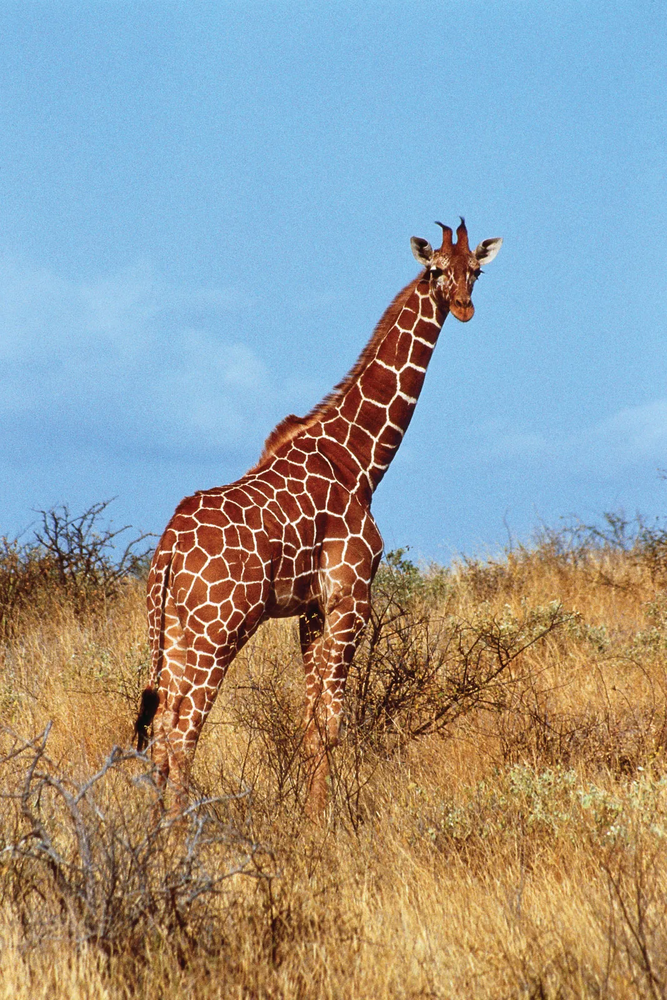
#> input picture Computer Vision/images/giraffe-Kenya.png, 667 x 1000 px, shrunk from 1067 x 1600 before the run
$ jupyter execute blur.ipynb
#> lines starting #> are read from the running program, lines starting #| are printed output that depends on the picture
[cell 1]
import cv2
import matplotlib.pyplot as plt
import numpy as np

[cell 2]
image = cv2.imread("../images/giraffe-Kenya.png")
#> image is the input picture: shape (1000, 667, 3); mean B, G, R 152, 154.5, 150.9

image_rgb = cv2.cvtColor(image, cv2.COLOR_BGR2RGB)

image_grey = cv2.cvtColor(image, cv2.COLOR_BGR2GRAY)
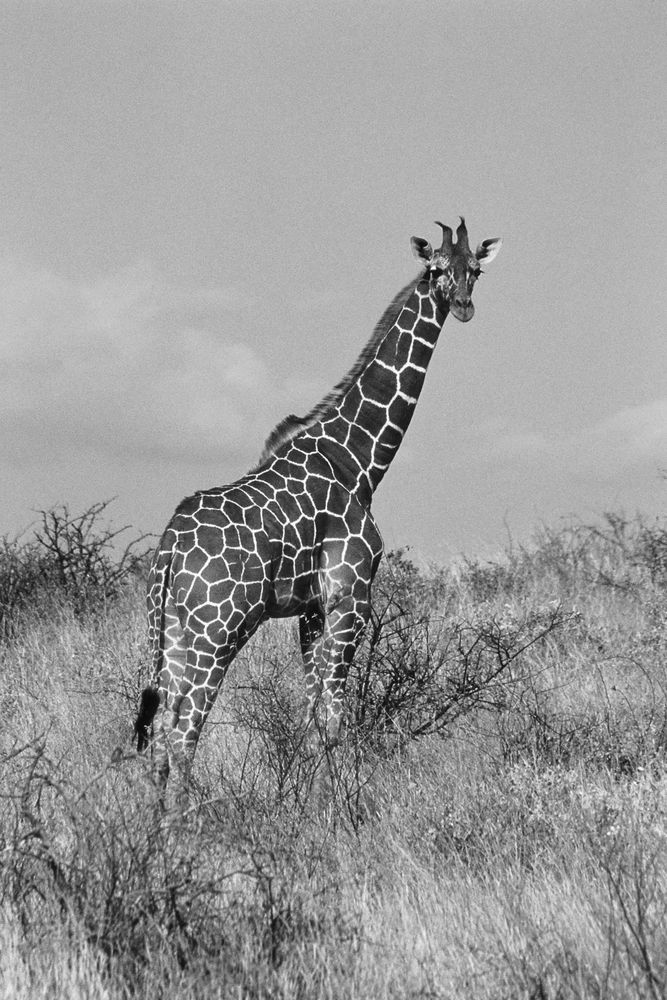
#> image_grey: shape (1000, 667); min 8, max 255, mean 153.2

[cell 3]
kernel_s = 5

avergae_blur = cv2.blur(image_grey, (kernel_s, kernel_s))
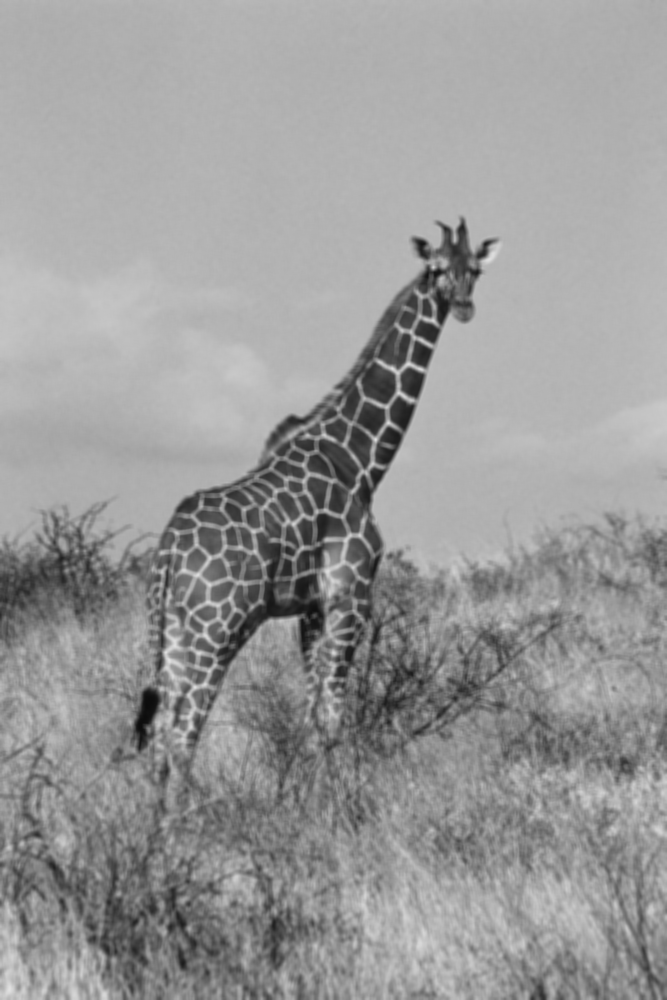
#> avergae_blur: shape (1000, 667); min 12, max 226, mean 153.2

plt.imshow(avergae_blur, cmap='grey')

[cell 4]
kernel_s = 31

guassian_blur = cv2.GaussianBlur(image_grey, (kernel_s, kernel_s), 0)
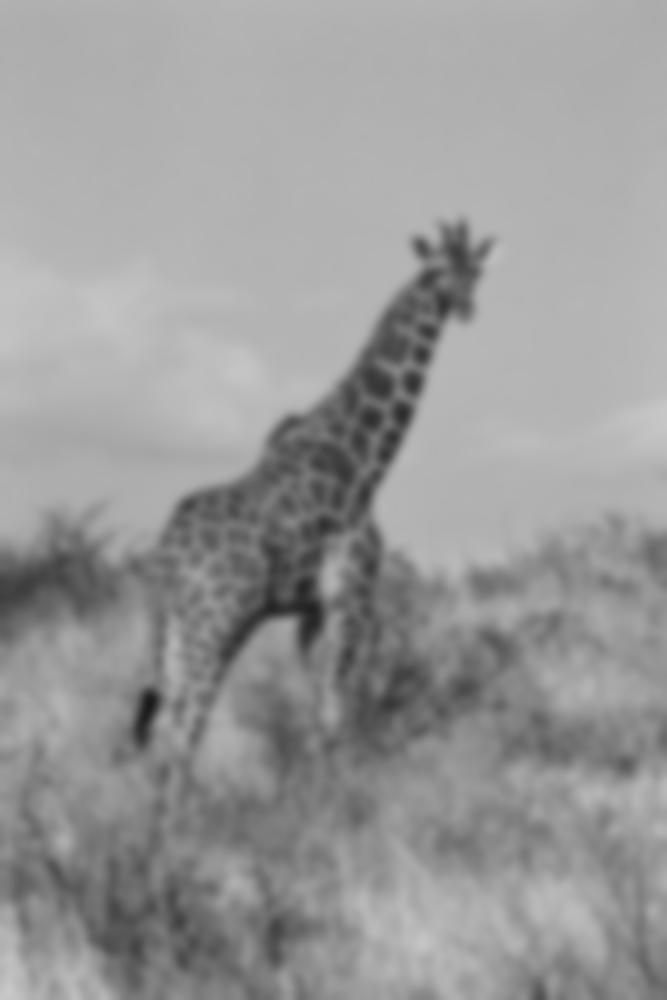
#> guassian_blur: shape (1000, 667); min 25, max 201, mean 153.2

plt.imshow(guassian_blur, cmap='grey')

[cell 5]
median_blur = cv2.medianBlur(image_grey, 11)
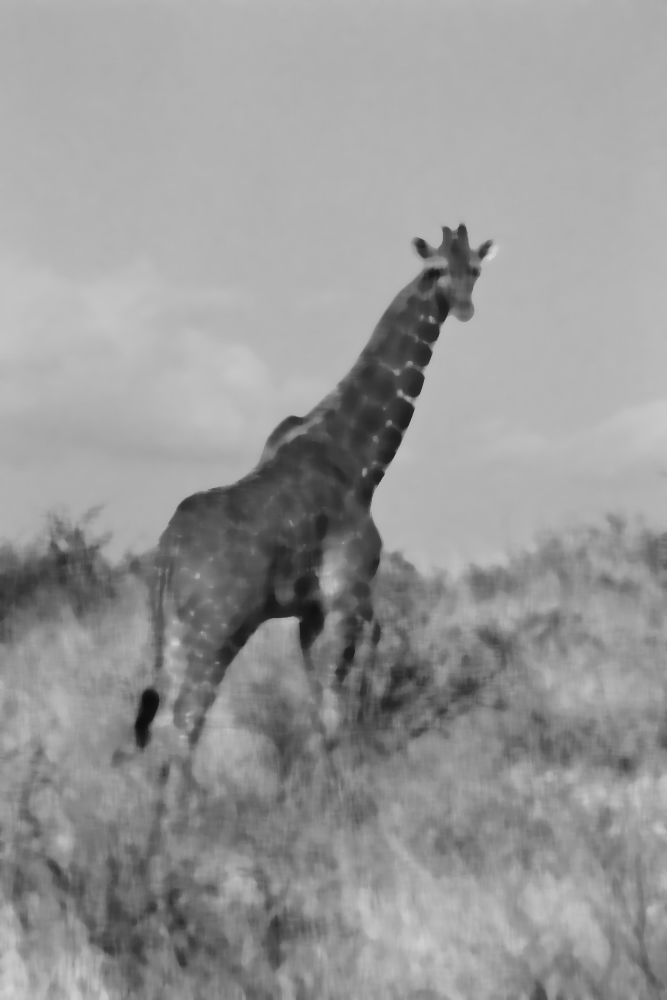
#> median_blur: shape (1000, 667); min 13, max 214, mean 151.7

plt.imshow(guassian_blur, cmap='grey')

[cell 6]
plt.figure(figsize=(14, 12))

plt.subplot(2,2,1)
plt.title("original greyscale")
plt.imshow(image_grey, cmap='grey')
plt.axis('off')

plt.subplot(2,2,2)
plt.title("Average Blur")
plt.imshow(avergae_blur, cmap='grey')
plt.axis('off')

plt.subplot(2,2,3)
plt.title("Guassian Blur")
plt.imshow(guassian_blur, cmap='grey')
plt.axis('off')

plt.subplot(2,2,4)
plt.title("Median Blur")
plt.imshow(median_blur, cmap='grey')
plt.axis('off')

$ run again, with Computer Vision/images/butterfly.jpg saved as Computer Vision/images/giraffe-Kenya.png
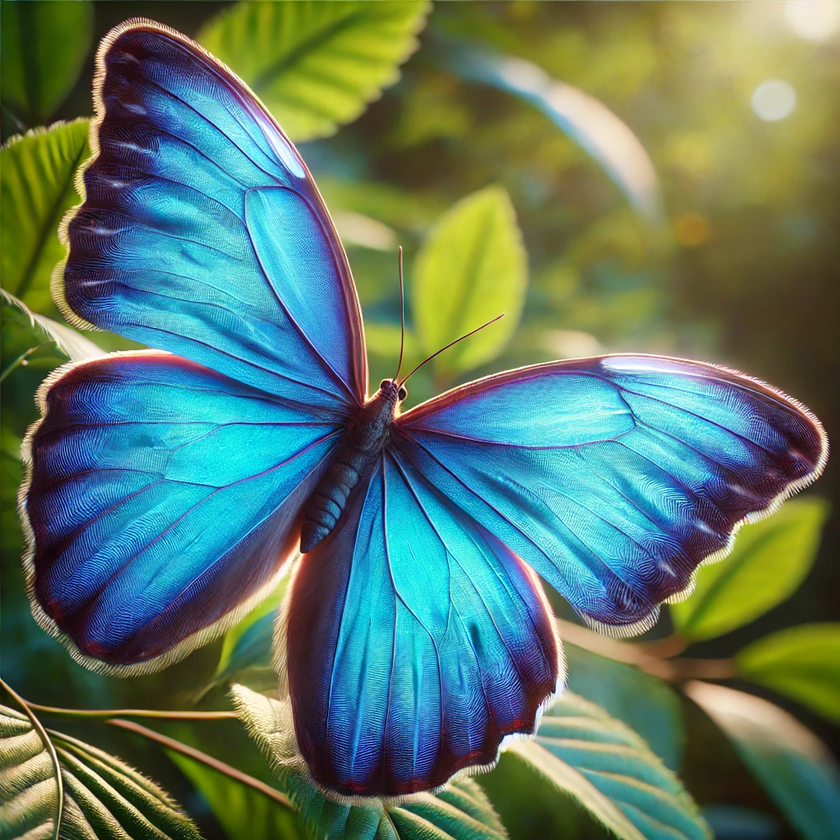
#> input picture Computer Vision/images/butterfly.jpg, 840 x 840 px, shrunk from 1024 x 1024 before the run
#> image is the input picture: shape (840, 840, 3); mean B, G, R 102.9, 121.6, 93.2
#> `median_blur = cv2.medianBlur(image_grey, 11)`:
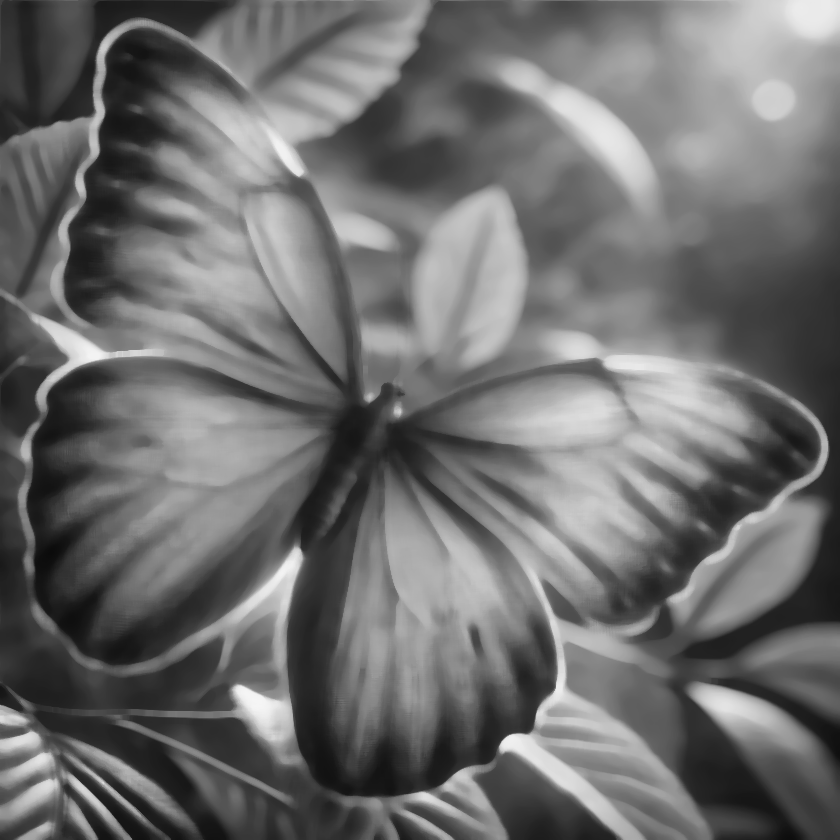
#> median_blur: shape (840, 840); min 11, max 245, mean 110.1
#> `[cell 6] plt.figure(figsize=(14, 12))  plt.subplot(2,2,1) plt.title("o..`:
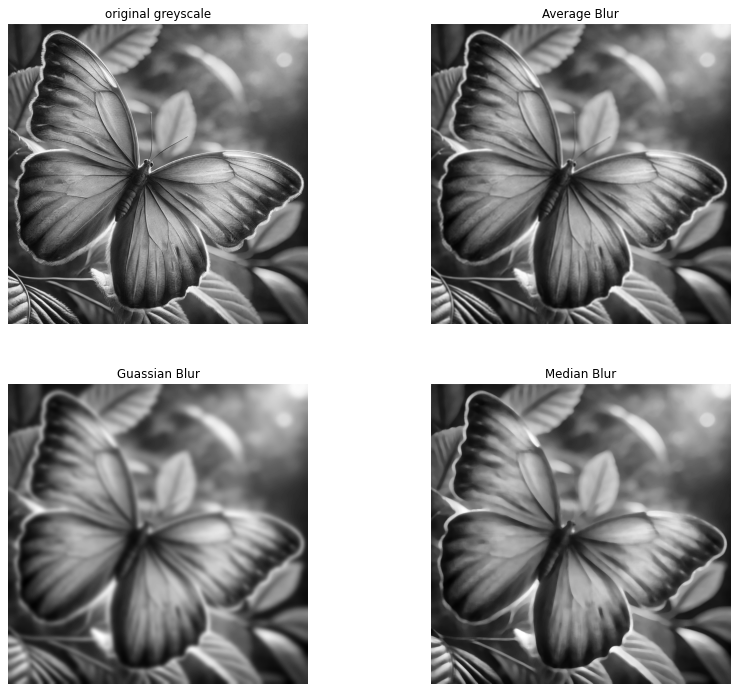
#> figure drawn by matplotlib, 4 panels
